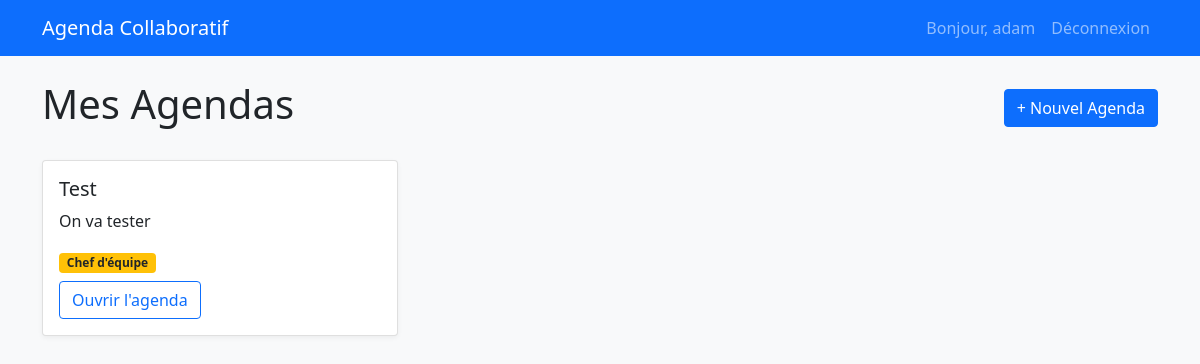
Page /dashboard (signed in) on the committed database.
### models.py (models this page shows, shortened)
class User(UserMixin, db.Model):
    id = db.Column(db.Integer, primary_key=True)
    username = db.Column(db.String(80), unique=True, nullable=False)
    email = db.Column(db.String(120), unique=True, nullable=False)
    password_hash = db.Column(db.String(200), nullable=False)
    created_at = db.Column(db.DateTime, default=datetime.utcnow)
    agenda_ownerships = db.relationship('Agenda', backref='owner', lazy=True)
    team_memberships = db.relationship('TeamMember', backref='user', lazy=True)

class AgendaMember(db.Model):
    id = db.Column(db.Integer, primary_key=True)
    user_id = db.Column(db.Integer, db.ForeignKey('user.id'), nullable=False)
    agenda_id = db.Column(db.Integer, db.ForeignKey('agenda.id'), nullable=False)
    role = db.Column(db.String(20), nullable=False, default='collaborator')
    team_id = db.Column(db.Integer, db.ForeignKey('team.id'))
    invited_by = db.Column(db.Integer, db.ForeignKey('user.id'))
    joined_at = db.Column(db.DateTime, default=datetime.utcnow)
    __table_args__ = (db.UniqueConstraint('user_id', 'agenda_id', name='unique_agenda_membership'),)
    user = db.relationship('User', foreign_keys=[user_id])
    inviter = db.relationship('User', foreign_keys=[invited_by])
    agenda = db.relationship('Agenda')
    team = db.relationship('Team')

class Agenda(db.Model):
    id = db.Column(db.Integer, primary_key=True)
    name = db.Column(db.String(100), nullable=False)
    description = db.Column(db.Text)
    created_at = db.Column(db.DateTime, default=datetime.utcnow)
    owner_id = db.Column(db.Integer, db.ForeignKey('user.id'), nullable=False)
    teams = db.relationship('Team', backref='agenda', lazy=True, cascade='all, delete-orphan')
    tickets = db.relationship('Ticket', backref='agenda', lazy=True, cascade='all, delete-orphan')

### app.py (the view)
@app.route('/dashboard')
@login_required
def dashboard():
    user_agendas = Agenda.query.filter_by(owner_id=current_user.id).all()
    member_agendas = Agenda.query.join(AgendaMember).filter(
        AgendaMember.user_id == current_user.id
    ).distinct().all()
    all_agendas = list(set(user_agendas + member_agendas))
    agendas_with_role = []
    for agenda in all_agendas:
        role = get_user_role(current_user.id, agenda.id)
        agendas_with_role.append({
            'agenda': agenda,
            'role': role
        })
    return render_template('dashboard.html', agendas=agendas_with_role)

### app.py (called while the page is built)
@login_manager.user_loader
def load_user(user_id):
    return User.query.get(int(user_id))

def get_user_role(user_id, agenda_id):
    if user_id == Agenda.query.get(agenda_id).owner_id:
        return 'owner'
    member = AgendaMember.query.filter_by(
        user_id=user_id,
        agenda_id=agenda_id
    ).first()
    return member.role if member else None

### templates/dashboard.html (shortened to what this page needs)
{% extends "base.html" %}
{% block content %}
<div class="d-flex justify-content-between align-items-center mb-4">
    <h1>Mes Agendas</h1>
    <button class="btn btn-primary" data-bs-toggle="modal" data-bs-target="#createAgendaModal">
        + Nouvel Agenda
    </button>
</div>
<div class="row">
    {% for item in agendas %}
    <div class="col-md-4 mb-3">
        <div class="card">
            <div class="card-body">
                <h5 class="card-title">{{ item.agenda.name }}</h5>
                <p class="card-text">{{ item.agenda.description|truncate(100) }}</p>
                <div class="mb-2">
                    {% if item.role == 'owner' %}
                    <span class="badge bg-success">Propriétaire</span>
                    {% elif item.role == 'admin' %}
                    <span class="badge bg-primary">Administrateur</span>
                    {% elif item.role == 'team_leader' %}
                    <span class="badge bg-warning text-dark">Chef d'équipe</span>
                    {% else %}
                    <span class="badge bg-secondary">Collaborateur</span>
                    {% endif %}
                </div>
                <a href="{{ url_for('agenda_view', agenda_id=item.agenda.id) }}" class="btn btn-outline-primary">
                Ouvrir l'agenda
                </a>
            </div>
        </div>
    </div>
{% endfor %}
</div>
{% endblock %}

### templates/base.html (shortened to what this page needs)
<!DOCTYPE html>
<html lang="fr">
<head>
    <link href="https://cdn.jsdelivr.net/npm/bootstrap@5.1.3/dist/css/bootstrap.min.css" rel="stylesheet">
    <link rel="stylesheet" href="{{ url_for('static', filename='css/style.css') }}">
</head>
<body>
    <nav class="navbar navbar-expand-lg navbar-dark bg-primary">
        <div class="container">
            <a class="navbar-brand" href="{{ url_for('dashboard') }}">Agenda Collaboratif</a>
            {% if current_user.is_authenticated %}
            <div class="navbar-nav ms-auto">
                <span class="nav-item nav-link">Bonjour, {{ current_user.username }}</span>
                <a class="nav-item nav-link" href="{{ url_for('auth.logout') }}">Déconnexion</a>
            </div>
            {% endif %}
        </div>
    </nav>
    <div class="container mt-4">
        {% block content %}{% endblock %}
    </div>
</body>
</html>

### static/css/style.css (style rules this page uses)
body { background-color: #f8f9fa; }
.card { box-shadow: 0 2px 5px rgba(0,0,0,0.05); margin-bottom: 20px; }

### rows in the picture
User: username "adam"
AgendaMember: agenda.name "Test", agenda.description "On va tester", role "Chef d'équipe"
